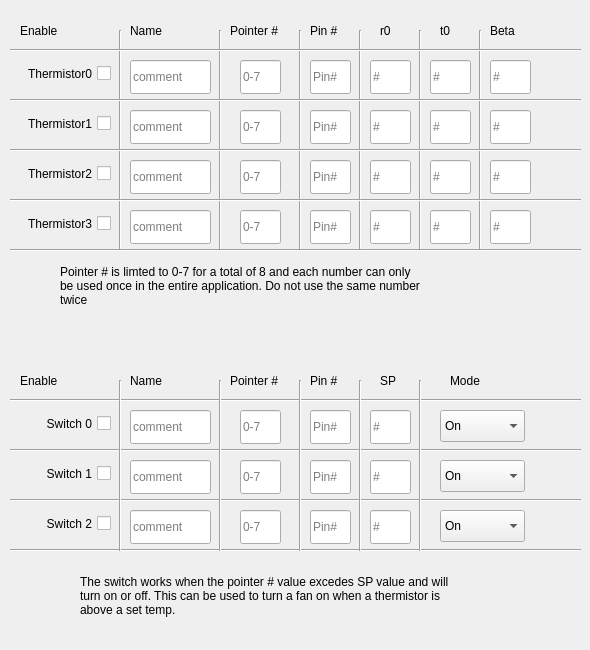
      <widget class="QWidget" name="tab">
       <attribute name="title">
        <string>Temp/Switch</string>
       </attribute>
       <widget class="QLabel" name="label_66">
        <property name="geometry">
         <rect>
          <x>490</x>
          <y>10</y>
          <width>68</width>
          <height>41</height>
         </rect>
        </property>
        <property name="text">
         <string>Beta</string>
        </property>
        <property name="wordWrap">
         <bool>true</bool>
        </property>
       </widget>
       <widget class="QLineEdit" name="temp0pv">
        <property name="geometry">
         <rect>
          <x>240</x>
          <y>60</y>
          <width>41</width>
          <height>34</height>
         </rect>
        </property>
        <property name="placeholderText">
         <string>0-7</string>
        </property>
       </widget>
       <widget class="QLabel" name="label_56">
        <property name="geometry">
         <rect>
          <x>130</x>
          <y>20</y>
          <width>68</width>
          <height>22</height>
         </rect>
        </property>
        <property name="text">
         <string>Name</string>
        </property>
       </widget>
       <widget class="QLineEdit" name="temp0txt">
        <property name="geometry">
         <rect>
          <x>130</x>
          <y>60</y>
          <width>81</width>
          <height>34</height>
         </rect>
        </property>
        <property name="placeholderText">
         <string>comment</string>
        </property>
       </widget>
       <widget class="QLabel" name="label_67">
        <property name="geometry">
         <rect>
          <x>230</x>
          <y>20</y>
          <width>91</width>
          <height>22</height>
         </rect>
        </property>
        <property name="text">
         <string>Pointer #</string>
        </property>
       </widget>
       <widget class="QLabel" name="label_68">
        <property name="geometry">
         <rect>
          <x>310</x>
          <y>10</y>
          <width>41</width>
          <height>41</height>
         </rect>
        </property>
        <property name="text">
         <string>Pin #</string>
        </property>
        <property name="wordWrap">
         <bool>true</bool>
        </property>
       </widget>
       <widget class="QLineEdit" name="temp0pin">
        <property name="geometry">
         <rect>
          <x>310</x>
          <y>60</y>
          <width>41</width>
          <height>34</height>
         </rect>
        </property>
        <property name="text">
         <string/>
        </property>
        <property name="placeholderText">
         <string>Pin#</string>
        </property>
       </widget>
       <widget class="QLineEdit" name="temp0r">
        <property name="geometry">
         <rect>
          <x>370</x>
          <y>60</y>
          <width>41</width>
          <height>34</height>
         </rect>
        </property>
        <property name="text">
         <string/>
        </property>
        <property name="placeholderText">
         <string>#</string>
        </property>
       </widget>
       <widget class="QLabel" name="label_69">
        <property name="geometry">
         <rect>
          <x>440</x>
          <y>10</y>
          <width>41</width>
          <height>41</height>
         </rect>
        </property>
        <property name="text">
         <string>t0</string>
        </property>
        <property name="wordWrap">
         <bool>true</bool>
        </property>
       </widget>
       <widget class="QLineEdit" name="temp0t">
        <property name="geometry">
         <rect>
          <x>430</x>
          <y>60</y>
          <width>41</width>
          <height>34</height>
         </rect>
        </property>
        <property name="text">
         <string/>
        </property>
        <property name="placeholderText">
         <string>#</string>
        </property>
       </widget>
       <widget class="QLabel" name="label_70">
        <property name="geometry">
         <rect>
          <x>380</x>
          <y>10</y>
          <width>41</width>
          <height>41</height>
         </rect>
        </property>
        <property name="text">
         <string>r0</string>
        </property>
        <property name="wordWrap">
         <bool>true</bool>
        </property>
       </widget>
       <widget class="QLineEdit" name="temp0beta">
        <property name="geometry">
         <rect>
          <x>490</x>
          <y>60</y>
          <width>41</width>
          <height>34</height>
         </rect>
        </property>
        <property name="text">
         <string/>
        </property>
        <property name="placeholderText">
         <string>#</string>
        </property>
       </widget>
       <widget class="QCheckBox" name="temp0">
        <property name="geometry">
         <rect>
          <x>0</x>
          <y>60</y>
          <width>111</width>
          <height>27</height>
         </rect>
        </property>
        <property name="layoutDirection">
         <enum>Qt::RightToLeft</enum>
        </property>
        <property name="text">
         <string>Thermistor0</string>
        </property>
       </widget>
       <widget class="QLineEdit" name="sw0sp">
        <property name="geometry">
         <rect>
          <x>370</x>
          <y>410</y>
          <width>41</width>
          <height>34</height>
         </rect>
        </property>
        <property name="text">
         <string/>
        </property>
        <property name="placeholderText">
         <string>#</string>
        </property>
       </widget>
       <widget class="QLabel" name="label_71">
        <property name="geometry">
         <rect>
          <x>450</x>
          <y>360</y>
          <width>41</width>
          <height>41</height>
         </rect>
        </property>
        <property name="text">
         <string>Mode</string>
        </property>
        <property name="wordWrap">
         <bool>true</bool>
        </property>
       </widget>
       <widget class="QLineEdit" name="sw0pin">
        <property name="geometry">
         <rect>
          <x>310</x>
          <y>410</y>
          <width>41</width>
          <height>34</height>
         </rect>
        </property>
        <property name="text">
         <string/>
        </property>
        <property name="placeholderText">
         <string>Pin#</string>
        </property>
       </widget>
       <widget class="QCheckBox" name="sw0">
        <property name="geometry">
         <rect>
          <x>-10</x>
          <y>410</y>
          <width>121</width>
          <height>27</height>
         </rect>
        </property>
        <property name="layoutDirection">
         <enum>Qt::RightToLeft</enum>
        </property>
        <property name="text">
         <string>Switch 0</string>
        </property>
       </widget>
       <widget class="QLineEdit" name="sw0pv">
        <property name="geometry">
         <rect>
          <x>240</x>
          <y>410</y>
          <width>41</width>
          <height>34</height>
         </rect>
        </property>
        <property name="placeholderText">
         <string>0-7</string>
        </property>
       </widget>
       <widget class="QLineEdit" name="sw0txt">
        <property name="geometry">
         <rect>
          <x>130</x>
          <y>410</y>
          <width>81</width>
          <height>34</height>
         </rect>
        </property>
        <property name="placeholderText">
         <string>comment</string>
        </property>
       </widget>
       <widget class="QComboBox" name="sw0mode">
        <property name="geometry">
         <rect>
          <x>440</x>
          <y>410</y>
          <width>85</width>
          <height>32</height>
         </rect>
        </property>
        <item>
         <property name="text">
          <string>On</string>
         </property>
        </item>
        <item>
         <property name="text">
          <string>Off</string>
         </property>
        </item>
       </widget>
       <widget class="QLineEdit" name="temp1r">
        <property name="geometry">
         <rect>
          <x>370</x>
          <y>110</y>
          <width>41</width>
          <height>34</height>
         </rect>
        </property>
        <property name="text">
         <string/>
        </property>
        <property name="placeholderText">
         <string>#</string>
        </property>
       </widget>
       <widget class="QLineEdit" name="temp1pin">
        <property name="geometry">
         <rect>
          <x>310</x>
          <y>110</y>
          <width>41</width>
          <height>34</height>
         </rect>
        </property>
        <property name="text">
         <string/>
        </property>
        <property name="placeholderText">
         <string>Pin#</string>
        </property>
       </widget>
       <widget class="QCheckBox" name="temp1">
        <property name="geometry">
         <rect>
          <x>0</x>
          <y>110</y>
          <width>111</width>
          <height>27</height>
         </rect>
        </property>
        <property name="layoutDirection">
         <enum>Qt::RightToLeft</enum>
        </property>
        <property name="text">
         <string>Thermistor1</string>
        </property>
       </widget>
       <widget class="QLineEdit" name="temp1t">
        <property name="geometry">
         <rect>
          <x>430</x>
          <y>110</y>
          <width>41</width>
          <height>34</height>
         </rect>
        </property>
        <property name="text">
         <string/>
        </property>
        <property name="placeholderText">
         <string>#</string>
        </property>
       </widget>
       <widget class="QLineEdit" name="temp1pv">
        <property name="geometry">
         <rect>
          <x>240</x>
          <y>110</y>
          <width>41</width>
          <height>34</height>
         </rect>
        </property>
        <property name="placeholderText">
         <string>0-7</string>
        </property>
       </widget>
       <widget class="QLineEdit" name="temp1txt">
        <property name="geometry">
         <rect>
          <x>130</x>
          <y>110</y>
          <width>81</width>
          <height>34</height>
         </rect>
        </property>
        <property name="placeholderText">
         <string>comment</string>
        </property>
       </widget>
       <widget class="QLineEdit" name="temp1beta">
        <property name="geometry">
         <rect>
          <x>490</x>
          <y>110</y>
          <width>41</width>
          <height>34</height>
         </rect>
        </property>
        <property name="text">
         <string/>
        </property>
        <property name="placeholderText">
         <string>#</string>
        </property>
       </widget>
       <widget class="QLineEdit" name="temp2r">
        <property name="geometry">
         <rect>
          <x>370</x>
          <y>160</y>
          <width>41</width>
          <height>34</height>
         </rect>
        </property>
        <property name="text">
         <string/>
        </property>
        <property name="placeholderText">
         <string>#</string>
        </property>
       </widget>
       <widget class="QLineEdit" name="temp2pin">
        <property name="geometry">
         <rect>
          <x>310</x>
          <y>160</y>
          <width>41</width>
          <height>34</height>
         </rect>
        </property>
        <property name="text">
         <string/>
        </property>
        <property name="placeholderText">
         <string>Pin#</string>
        </property>
       </widget>
       <widget class="QCheckBox" name="temp2">
        <property name="geometry">
         <rect>
          <x>0</x>
          <y>160</y>
          <width>111</width>
          <height>27</height>
         </rect>
        </property>
        <property name="layoutDirection">
         <enum>Qt::RightToLeft</enum>
        </property>
        <property name="text">
         <string>Thermistor2</string>
        </property>
       </widget>
       <widget class="QLineEdit" name="temp2t">
        <property name="geometry">
         <rect>
          <x>430</x>
          <y>160</y>
          <width>41</width>
          <height>34</height>
         </rect>
        </property>
        <property name="text">
         <string/>
        </property>
        <property name="placeholderText">
         <string>#</string>
        </property>
       </widget>
       <widget class="QLineEdit" name="temp2pv">
        <property name="geometry">
         <rect>
          <x>240</x>
          <y>160</y>
          <width>41</width>
          <height>34</height>
         </rect>
        </property>
        <property name="placeholderText">
         <string>0-7</string>
        </property>
       </widget>
       <widget class="QLineEdit" name="temp2txt">
        <property name="geometry">
         <rect>
          <x>130</x>
          <y>160</y>
          <width>81</width>
          <height>34</height>
         </rect>
        </property>
        <property name="placeholderText">
         <string>comment</string>
        </property>
       </widget>
       <widget class="QLineEdit" name="temp2beta">
        <property name="geometry">
         <rect>
          <x>490</x>
          <y>160</y>
          <width>41</width>
          <height>34</height>
         </rect>
        </property>
        <property name="text">
         <string/>
        </property>
        <property name="placeholderText">
         <string>#</string>
        </property>
       </widget>
       <widget class="QLineEdit" name="temp3r">
        <property name="geometry">
         <rect>
          <x>370</x>
          <y>210</y>
          <width>41</width>
          <height>34</height>
         </rect>
        </property>
        <property name="text">
         <string/>
        </property>
        <property name="placeholderText">
         <string>#</string>
        </property>
       </widget>
       <widget class="QLineEdit" name="temp3pin">
        <property name="geometry">
         <rect>
          <x>310</x>
          <y>210</y>
          <width>41</width>
          <height>34</height>
         </rect>
        </property>
        <property name="text">
         <string/>
        </property>
        <property name="placeholderText">
         <string>Pin#</string>
        </property>
       </widget>
       <widget class="QCheckBox" name="temp3">
        <property name="geometry">
         <rect>
          <x>0</x>
          <y>210</y>
          <width>111</width>
          <height>27</height>
         </rect>
        </property>
        <property name="layoutDirection">
         <enum>Qt::RightToLeft</enum>
        </property>
        <property name="text">
         <string>Thermistor3</string>
        </property>
       </widget>
       <widget class="QLineEdit" name="temp3t">
        <property name="geometry">
         <rect>
          <x>430</x>
          <y>210</y>
          <width>41</width>
          <height>34</height>
         </rect>
        </property>
        <property name="text">
         <string/>
        </property>
        <property name="placeholderText">
         <string>#</string>
        </property>
       </widget>
       <widget class="QLineEdit" name="temp3pv">
        <property name="geometry">
         <rect>
          <x>240</x>
          <y>210</y>
          <width>41</width>
          <height>34</height>
         </rect>
        </property>
        <property name="placeholderText">
         <string>0-7</string>
        </property>
       </widget>
       <widget class="QLineEdit" name="temp3txt">
        <property name="geometry">
         <rect>
          <x>130</x>
          <y>210</y>
          <width>81</width>
          <height>34</height>
         </rect>
        </property>
        <property name="placeholderText">
         <string>comment</string>
        </property>
       </widget>
       <widget class="QLineEdit" name="temp3beta">
        <property name="geometry">
         <rect>
          <x>490</x>
          <y>210</y>
          <width>41</width>
          <height>34</height>
         </rect>
        </property>
        <property name="text">
         <string/>
        </property>
        <property name="placeholderText">
         <string>#</string>
        </property>
       </widget>
       <widget class="QLineEdit" name="sw1sp">
        <property name="geometry">
         <rect>
          <x>370</x>
          <y>460</y>
          <width>41</width>
          <height>34</height>
         </rect>
        </property>
        <property name="text">
         <string/>
        </property>
        <property name="placeholderText">
         <string>#</string>
        </property>
       </widget>
       <widget class="QCheckBox" name="sw1">
        <property name="geometry">
         <rect>
          <x>-10</x>
          <y>460</y>
          <width>121</width>
          <height>27</height>
         </rect>
        </property>
        <property name="layoutDirection">
         <enum>Qt::RightToLeft</enum>
        </property>
        <property name="text">
         <string>Switch 1</string>
        </property>
       </widget>
       <widget class="QLineEdit" name="sw1txt">
        <property name="geometry">
         <rect>
          <x>130</x>
          <y>460</y>
          <width>81</width>
          <height>34</height>
         </rect>
        </property>
        <property name="placeholderText">
         <string>comment</string>
        </property>
       </widget>
       <widget class="QLineEdit" name="sw1pv">
        <property name="geometry">
         <rect>
          <x>240</x>
          <y>460</y>
          <width>41</width>
          <height>34</height>
         </rect>
        </property>
        <property name="placeholderText">
         <string>0-7</string>
        </property>
       </widget>
       <widget class="QLineEdit" name="sw1pin">
        <property name="geometry">
         <rect>
          <x>310</x>
          <y>460</y>
          <width>41</width>
          <height>34</height>
         </rect>
        </property>
        <property name="text">
         <string/>
        </property>
        <property name="placeholderText">
         <string>Pin#</string>
        </property>
       </widget>
       <widget class="QComboBox" name="sw1mode">
        <property name="geometry">
         <rect>
          <x>440</x>
          <y>460</y>
          <width>85</width>
          <height>32</height>
         </rect>
        </property>
        <item>
         <property name="text">
          <string>On</string>
         </property>
        </item>
        <item>
         <property name="text">
          <string>Off</string>
         </property>
        </item>
       </widget>
       <widget class="QLineEdit" name="sw2sp">
        <property name="geometry">
         <rect>
          <x>370</x>
          <y>510</y>
          <width>41</width>
          <height>34</height>
         </rect>
        </property>
        <property name="text">
         <string/>
        </property>
        <property name="placeholderText">
         <string>#</string>
        </property>
       </widget>
       <widget class="QCheckBox" name="sw2">
        <property name="geometry">
         <rect>
          <x>-10</x>
          <y>510</y>
          <width>121</width>
          <height>27</height>
         </rect>
        </property>
        <property name="layoutDirection">
         <enum>Qt::RightToLeft</enum>
        </property>
        <property name="text">
         <string>Switch 2</string>
        </property>
       </widget>
       <widget class="QLineEdit" name="sw2txt">
        <property name="geometry">
         <rect>
          <x>130</x>
          <y>510</y>
          <width>81</width>
          <height>34</height>
         </rect>
        </property>
        <property name="placeholderText">
         <string>comment</string>
        </property>
       </widget>
       <widget class="QLineEdit" name="sw2pv">
        <property name="geometry">
         <rect>
          <x>240</x>
          <y>510</y>
          <width>41</width>
          <height>34</height>
         </rect>
        </property>
        <property name="placeholderText">
         <string>0-7</string>
        </property>
       </widget>
       <widget class="QLineEdit" name="sw2pin">
        <property name="geometry">
         <rect>
          <x>310</x>
          <y>510</y>
          <width>41</width>
          <height>34</height>
         </rect>
        </property>
        <property name="text">
         <string/>
        </property>
        <property name="placeholderText">
         <string>Pin#</string>
        </property>
       </widget>
       <widget class="QComboBox" name="sw2mode">
        <property name="geometry">
         <rect>
          <x>440</x>
          <y>510</y>
          <width>85</width>
          <height>32</height>
         </rect>
        </property>
        <item>
         <property name="text">
          <string>On</string>
         </property>
        </item>
        <item>
         <property name="text">
          <string>Off</string>
         </property>
        </item>
       </widget>
       <widget class="Line" name="line_60">
        <property name="geometry">
         <rect>
          <x>110</x>
          <y>30</y>
          <width>20</width>
          <height>221</height>
         </rect>
        </property>
        <property name="orientation">
         <enum>Qt::Vertical</enum>
        </property>
       </widget>
       <widget class="Line" name="line_61">
        <property name="geometry">
         <rect>
          <x>210</x>
          <y>30</y>
          <width>20</width>
          <height>221</height>
         </rect>
        </property>
        <property name="orientation">
         <enum>Qt::Vertical</enum>
        </property>
       </widget>
       <widget class="Line" name="line_62">
        <property name="geometry">
         <rect>
          <x>290</x>
          <y>30</y>
          <width>20</width>
          <height>221</height>
         </rect>
        </property>
        <property name="orientation">
         <enum>Qt::Vertical</enum>
        </property>
       </widget>
       <widget class="Line" name="line_63">
        <property name="geometry">
         <rect>
          <x>350</x>
          <y>30</y>
          <width>20</width>
          <height>221</height>
         </rect>
        </property>
        <property name="orientation">
         <enum>Qt::Vertical</enum>
        </property>
       </widget>
       <widget class="Line" name="line_64">
        <property name="geometry">
         <rect>
          <x>410</x>
          <y>30</y>
          <width>20</width>
          <height>221</height>
         </rect>
        </property>
        <property name="orientation">
         <enum>Qt::Vertical</enum>
        </property>
       </widget>
       <widget class="Line" name="line_65">
        <property name="geometry">
         <rect>
          <x>470</x>
          <y>30</y>
          <width>20</width>
          <height>221</height>
         </rect>
        </property>
        <property name="orientation">
         <enum>Qt::Vertical</enum>
        </property>
       </widget>
       <widget class="Line" name="line_67">
        <property name="geometry">
         <rect>
          <x>10</x>
          <y>440</y>
          <width>571</width>
          <height>20</height>
         </rect>
        </property>
        <property name="orientation">
         <enum>Qt::Horizontal</enum>
        </property>
       </widget>
       <widget class="Line" name="line_68">
        <property name="geometry">
         <rect>
          <x>10</x>
          <y>490</y>
          <width>571</width>
          <height>20</height>
         </rect>
        </property>
        <property name="orientation">
         <enum>Qt::Horizontal</enum>
        </property>
       </widget>
       <widget class="Line" name="line_69">
        <property name="geometry">
         <rect>
          <x>10</x>
          <y>190</y>
          <width>571</width>
          <height>20</height>
         </rect>
        </property>
        <property name="orientation">
         <enum>Qt::Horizontal</enum>
        </property>
       </widget>
       <widget class="Line" name="line_70">
        <property name="geometry">
         <rect>
          <x>10</x>
          <y>140</y>
          <width>571</width>
          <height>20</height>
         </rect>
        </property>
        <property name="orientation">
         <enum>Qt::Horizontal</enum>
        </property>
       </widget>
       <widget class="Line" name="line_71">
        <property name="geometry">
         <rect>
          <x>10</x>
          <y>90</y>
          <width>571</width>
          <height>20</height>
         </rect>
        </property>
        <property name="orientation">
         <enum>Qt::Horizontal</enum>
        </property>
       </widget>
       <widget class="Line" name="line_72">
        <property name="geometry">
         <rect>
          <x>10</x>
          <y>40</y>
          <width>571</width>
          <height>20</height>
         </rect>
        </property>
        <property name="orientation">
         <enum>Qt::Horizontal</enum>
        </property>
       </widget>
       <widget class="Line" name="line_73">
        <property name="geometry">
         <rect>
          <x>10</x>
          <y>240</y>
          <width>571</width>
          <height>20</height>
         </rect>
        </property>
        <property name="orientation">
         <enum>Qt::Horizontal</enum>
        </property>
       </widget>
       <widget class="Line" name="line_74">
        <property name="geometry">
         <rect>
          <x>10</x>
          <y>540</y>
          <width>571</width>
          <height>20</height>
         </rect>
        </property>
        <property name="orientation">
         <enum>Qt::Horizontal</enum>
        </property>
       </widget>
       <widget class="QLabel" name="label_31">
        <property name="geometry">
         <rect>
          <x>20</x>
          <y>0</y>
          <width>111</width>
          <height>61</height>
         </rect>
        </property>
        <property name="text">
         <string>Enable</string>
        </property>
        <property name="wordWrap">
         <bool>true</bool>
        </property>
       </widget>
       <widget class="Line" name="line_87">
        <property name="geometry">
         <rect>
          <x>10</x>
          <y>390</y>
          <width>571</width>
          <height>20</height>
         </rect>
        </property>
        <property name="orientation">
         <enum>Qt::Horizontal</enum>
        </property>
       </widget>
       <widget class="QLabel" name="label_73">
        <property name="geometry">
         <rect>
          <x>310</x>
          <y>360</y>
          <width>41</width>
          <height>41</height>
         </rect>
        </property>
        <property name="text">
         <string>Pin #</string>
        </property>
        <property name="wordWrap">
         <bool>true</bool>
        </property>
       </widget>
       <widget class="QLabel" name="label_32">
        <property name="geometry">
         <rect>
          <x>20</x>
          <y>350</y>
          <width>111</width>
          <height>61</height>
         </rect>
        </property>
        <property name="text">
         <string>Enable</string>
        </property>
        <property name="wordWrap">
         <bool>true</bool>
        </property>
       </widget>
       <widget class="QLabel" name="label_57">
        <property name="geometry">
         <rect>
          <x>130</x>
          <y>370</y>
          <width>68</width>
          <height>22</height>
         </rect>
        </property>
        <property name="text">
         <string>Name</string>
        </property>
       </widget>
       <widget class="QLabel" name="label_75">
        <property name="geometry">
         <rect>
          <x>380</x>
          <y>360</y>
          <width>41</width>
          <height>41</height>
         </rect>
        </property>
        <property name="text">
         <string>SP</string>
        </property>
        <property name="wordWrap">
         <bool>true</bool>
        </property>
       </widget>
       <widget class="QLabel" name="label_76">
        <property name="geometry">
         <rect>
          <x>230</x>
          <y>370</y>
          <width>91</width>
          <height>22</height>
         </rect>
        </property>
        <property name="text">
         <string>Pointer #</string>
        </property>
       </widget>
       <widget class="Line" name="line_66">
        <property name="geometry">
         <rect>
          <x>110</x>
          <y>380</y>
          <width>20</width>
          <height>171</height>
         </rect>
        </property>
        <property name="orientation">
         <enum>Qt::Vertical</enum>
        </property>
       </widget>
       <widget class="Line" name="line_88">
        <property name="geometry">
         <rect>
          <x>210</x>
          <y>380</y>
          <width>20</width>
          <height>171</height>
         </rect>
        </property>
        <property name="orientation">
         <enum>Qt::Vertical</enum>
        </property>
       </widget>
       <widget class="Line" name="line_89">
        <property name="geometry">
         <rect>
          <x>290</x>
          <y>380</y>
          <width>20</width>
          <height>171</height>
         </rect>
        </property>
        <property name="orientation">
         <enum>Qt::Vertical</enum>
        </property>
       </widget>
       <widget class="Line" name="line_90">
        <property name="geometry">
         <rect>
          <x>350</x>
          <y>380</y>
          <width>20</width>
          <height>171</height>
         </rect>
        </property>
        <property name="orientation">
         <enum>Qt::Vertical</enum>
        </property>
       </widget>
       <widget class="Line" name="line_91">
        <property name="geometry">
         <rect>
          <x>410</x>
          <y>380</y>
          <width>20</width>
          <height>171</height>
         </rect>
        </property>
        <property name="orientation">
         <enum>Qt::Vertical</enum>
        </property>
       </widget>
       <widget class="QLabel" name="label_36">
        <property name="geometry">
         <rect>
          <x>60</x>
          <y>250</y>
          <width>361</width>
          <height>71</height>
         </rect>
        </property>
        <property name="text">
         <string>Pointer # is limted to 0-7 for a total of 8 and each number can only be used once in the entire application. Do not use the same number twice</string>
        </property>
        <property name="wordWrap">
         <bool>true</bool>
        </property>
       </widget>
       <widget class="QLabel" name="label_42">
        <property name="geometry">
         <rect>
          <x>80</x>
          <y>550</y>
          <width>391</width>
          <height>91</height>
         </rect>
        </property>
        <property name="text">
         <string>The switch works when the pointer # value excedes SP value and will turn on or off. This can be used to turn a fan on when a thermistor is above a set temp.</string>
        </property>
        <property name="wordWrap">
         <bool>true</bool>
        </property>
       </widget>
      </widget>
